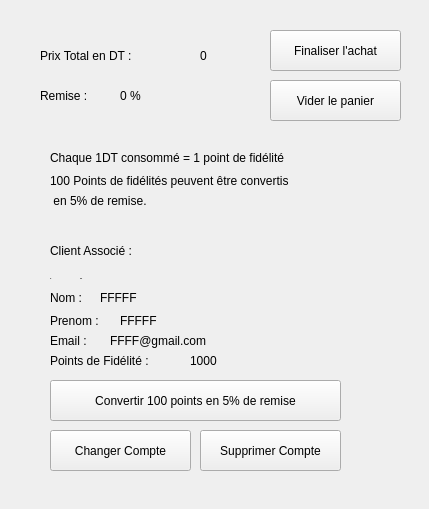
          <widget class="QWidget" name="scrollAreaWidgetContents_19">
           <property name="geometry">
            <rect>
             <x>0</x>
             <y>0</y>
             <width>429</width>
             <height>509</height>
            </rect>
           </property>
           <widget class="QPushButton" name="pushButton_20">
            <property name="geometry">
             <rect>
              <x>270</x>
              <y>30</y>
              <width>131</width>
              <height>41</height>
             </rect>
            </property>
            <property name="text">
             <string>Finaliser l'achat</string>
            </property>
           </widget>
           <widget class="QPushButton" name="pushButton_21">
            <property name="geometry">
             <rect>
              <x>270</x>
              <y>80</y>
              <width>131</width>
              <height>41</height>
             </rect>
            </property>
            <property name="text">
             <string>Vider le panier</string>
            </property>
           </widget>
           <widget class="QLabel" name="label_72">
            <property name="geometry">
             <rect>
              <x>40</x>
              <y>40</y>
              <width>151</width>
              <height>31</height>
             </rect>
            </property>
            <property name="text">
             <string>Prix Total en DT : </string>
            </property>
           </widget>
           <widget class="QLabel" name="label_73">
            <property name="geometry">
             <rect>
              <x>200</x>
              <y>40</y>
              <width>61</width>
              <height>31</height>
             </rect>
            </property>
            <property name="text">
             <string>0</string>
            </property>
           </widget>
           <widget class="QLabel" name="label_74">
            <property name="geometry">
             <rect>
              <x>50</x>
              <y>150</y>
              <width>341</width>
              <height>16</height>
             </rect>
            </property>
            <property name="text">
             <string>Chaque 1DT consommé = 1 point de fidélité</string>
            </property>
           </widget>
           <widget class="QLabel" name="label_75">
            <property name="geometry">
             <rect>
              <x>50</x>
              <y>170</y>
              <width>361</width>
              <height>21</height>
             </rect>
            </property>
            <property name="text">
             <string>100 Points de fidélités peuvent être convertis </string>
            </property>
           </widget>
           <widget class="QLabel" name="label_76">
            <property name="geometry">
             <rect>
              <x>50</x>
              <y>190</y>
              <width>121</width>
              <height>21</height>
             </rect>
            </property>
            <property name="text">
             <string> en 5% de remise.</string>
            </property>
           </widget>
           <widget class="QLabel" name="label_77">
            <property name="geometry">
             <rect>
              <x>40</x>
              <y>80</y>
              <width>151</width>
              <height>31</height>
             </rect>
            </property>
            <property name="text">
             <string>Remise : </string>
            </property>
           </widget>
           <widget class="QLabel" name="label_78">
            <property name="geometry">
             <rect>
              <x>120</x>
              <y>80</y>
              <width>16</width>
              <height>31</height>
             </rect>
            </property>
            <property name="text">
             <string>0</string>
            </property>
           </widget>
           <widget class="QLabel" name="label_79">
            <property name="geometry">
             <rect>
              <x>130</x>
              <y>80</y>
              <width>31</width>
              <height>31</height>
             </rect>
            </property>
            <property name="text">
             <string>%</string>
            </property>
           </widget>
           <widget class="QLabel" name="label_80">
            <property name="geometry">
             <rect>
              <x>50</x>
              <y>240</y>
              <width>171</width>
              <height>21</height>
             </rect>
            </property>
            <property name="text">
             <string>Client Associé :  </string>
            </property>
           </widget>
           <widget class="QLabel" name="label_81">
            <property name="geometry">
             <rect>
              <x>50</x>
              <y>290</y>
              <width>51</width>
              <height>16</height>
             </rect>
            </property>
            <property name="text">
             <string>Nom : </string>
            </property>
           </widget>
           <widget class="QLabel" name="label_82">
            <property name="geometry">
             <rect>
              <x>110</x>
              <y>330</y>
              <width>131</width>
              <height>21</height>
             </rect>
            </property>
            <property name="text">
             <string>FFFF@gmail.com</string>
            </property>
           </widget>
           <widget class="QLabel" name="label_83">
            <property name="geometry">
             <rect>
              <x>80</x>
              <y>270</y>
              <width>41</width>
              <height>16</height>
             </rect>
            </property>
            <property name="font">
             <font>
              <family>Montserrat</family>
              <pointsize>-1</pointsize>
              <weight>75</weight>
              <bold>true</bold>
             </font>
            </property>
            <property name="text">
             <string>0000</string>
            </property>
           </widget>
           <widget class="QLabel" name="label_84">
            <property name="geometry">
             <rect>
              <x>120</x>
              <y>310</y>
              <width>71</width>
              <height>21</height>
             </rect>
            </property>
            <property name="text">
             <string>FFFFF</string>
            </property>
           </widget>
           <widget class="QLabel" name="label_85">
            <property name="geometry">
             <rect>
              <x>100</x>
              <y>290</y>
              <width>91</width>
              <height>16</height>
             </rect>
            </property>
            <property name="text">
             <string>FFFFF</string>
            </property>
           </widget>
           <widget class="QLabel" name="label_86">
            <property name="geometry">
             <rect>
              <x>50</x>
              <y>330</y>
              <width>61</width>
              <height>21</height>
             </rect>
            </property>
            <property name="text">
             <string>Email : </string>
            </property>
           </widget>
           <widget class="QLabel" name="label_87">
            <property name="geometry">
             <rect>
              <x>50</x>
              <y>270</y>
              <width>31</width>
              <height>16</height>
             </rect>
            </property>
            <property name="font">
             <font>
              <family>Montserrat</family>
              <pointsize>-1</pointsize>
              <weight>75</weight>
              <bold>true</bold>
             </font>
            </property>
            <property name="text">
             <string>ID : </string>
            </property>
           </widget>
           <widget class="QLabel" name="label_88">
            <property name="geometry">
             <rect>
              <x>50</x>
              <y>310</y>
              <width>71</width>
              <height>21</height>
             </rect>
            </property>
            <property name="text">
             <string>Prenom : </string>
            </property>
           </widget>
           <widget class="QLabel" name="label_89">
            <property name="geometry">
             <rect>
              <x>50</x>
              <y>350</y>
              <width>131</width>
              <height>21</height>
             </rect>
            </property>
            <property name="text">
             <string>Points de Fidélité : </string>
            </property>
           </widget>
           <widget class="QLabel" name="label_90">
            <property name="geometry">
             <rect>
              <x>190</x>
              <y>350</y>
              <width>131</width>
              <height>21</height>
             </rect>
            </property>
            <property name="text">
             <string>1000</string>
            </property>
           </widget>
           <widget class="QPushButton" name="pushButton_22">
            <property name="geometry">
             <rect>
              <x>50</x>
              <y>380</y>
              <width>291</width>
              <height>41</height>
             </rect>
            </property>
            <property name="text">
             <string>Convertir 100 points en 5% de remise</string>
            </property>
           </widget>
           <widget class="QPushButton" name="pushButton_23">
            <property name="geometry">
             <rect>
              <x>50</x>
              <y>430</y>
              <width>141</width>
              <height>41</height>
             </rect>
            </property>
            <property name="text">
             <string>Changer Compte</string>
            </property>
           </widget>
           <widget class="QPushButton" name="pushButton_24">
            <property name="geometry">
             <rect>
              <x>200</x>
              <y>430</y>
              <width>141</width>
              <height>41</height>
             </rect>
            </property>
            <property name="text">
             <string>Supprimer Compte</string>
            </property>
           </widget>
          </widget>
